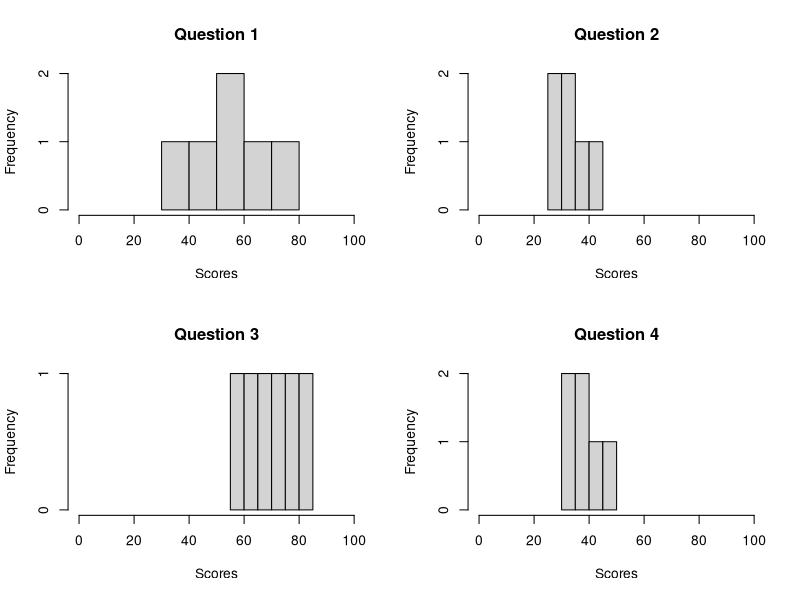

Source code (R):
#IF...ELSE STATEMENTS
#evaluating if  a condition is met and returning a specific value if true
x=5
if(x>3){
  y =10
}else{
  y=0
}
y

#exam score
exam =16
if(exam <12){
  print("Passable")
}else if(12<exam & exam <14){
  print("Good")
}else{
  print("Very Good")
}


#use if else to have a vector function that returns a vector of the same length as conditon formed
#if less than 18 years of age classified as minor else voter
ages = c(12,18,32,2,4)
ifelse(ages<18, "Minor","Voter")



###############################FOR LOOPS###############################

#Loop to add integers from 1 to 100
current.sum = 0
for(i in 1:100){
  current.sum = current.sum + i
}
current.sum

#add the integers from 1:100 without loop
sum(1:100)


#for loop over a matrix
 #create a matrix
mat <-matrix(10:21, nrow=6, ncol = 2)
   #create the loop with r and c to iterate over the matrix
for(r in 1:nrow(mat)){
  for (c in 1:ncol(mat)) {
    print(paste("Row", r, "and column", c, "have values of",mat[r,c]))
  }
}

#Using for loop to create multiple graphs
#first few rows of exam data
examscores<-matrix(c(43,31,68,34,61,27,56,39,37,41,74,46,54,36,62,41,56,34,82,40,73,29,79,35),nrow=6, ncol=4,byrow=TRUE)
colnames(examscores)<-c("a","b","c", "d")
rownames(examscores)<-c(1,2,3,4,5,6)
#first set up a 2*2 plotting space
par(mfrow= c(2,2))
#create the loop.vector(all the columns)
loop.vector <- 1:4
for (i in loop.vector) {#loop over loop.vector
  #store data in col i as x
  x <- examscores[,i]
  #plot histogram of x
  hist(x,
       main = paste("Question", i),
       xlab = "Scores",
       xlim = c(0,100)
       )
  
}

#use a loop to calculate how many students failed each of the four exams(score<50)

#create a container object of 4 NA values
failure.percent <- rep(NA, 4)
for(i in 1:4){
  #loop over columns 1 through 4
  #get scores for the ith col
  x=examscores[,1]
  
  #calculate the % of failure
  failures.i <- mean(x < 50)
  
  #assign result to the ith value of failure.percent
  failure.percent[i] <- failures.i
}
failure.percent



###Repeat loop
#it executes the same code again and again until a break statement is found

#R prog to illustrate repeat loop

result <- c("Hello World")
i <-1

#test expression
repeat{
  print(result)
  #update expression
  i <- i+1
  #breaking condition
  if(i>5){
    break
  }
}


